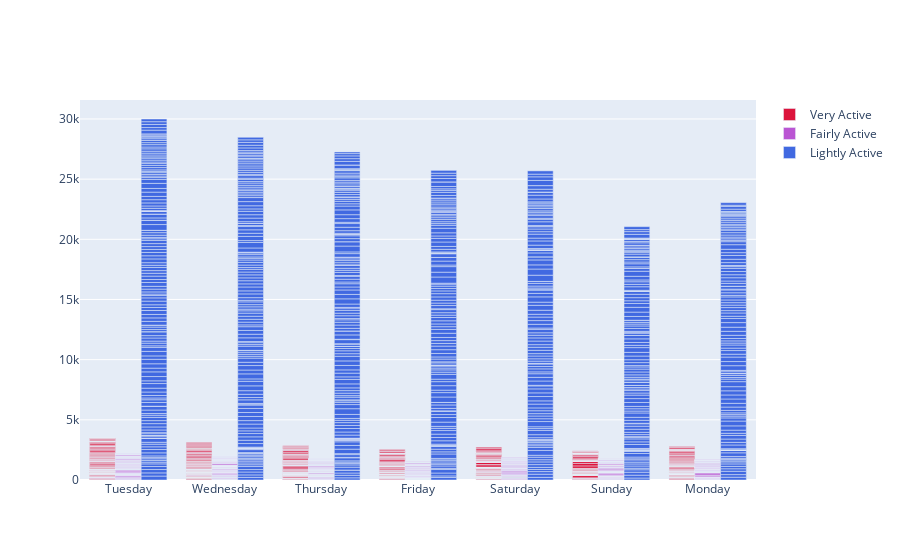

Notebook source saved alongside this figure:
### Markdown cell above
Now let’s have a look at the very active, fairly active, and lightly active minutes on each day of the week:

### Code cell
fig = go.Figure()
fig.add_trace(go.Bar(
    x=data["Day"],
    y=data["VeryActiveMinutes"],
    name='Very Active',
    marker_color='crimson'
))
fig.add_trace(go.Bar(
    x=data["Day"],
    y=data["FairlyActiveMinutes"],
    name='Fairly Active',
    marker_color='mediumorchid'
))
fig.add_trace(go.Bar(
    x=data["Day"],
    y=data["LightlyActiveMinutes"],
    name='Lightly Active',
    marker_color='royalblue'
))
fig.update_layout(barmode='group')
fig.show()

colors = ['forestgreen','mediumseagreen', "dodgerblue", "blue"]

### Figure 1 — Plotly figure (JSON) as saved in the notebook; plotly's stock layout.template omitted (floating-point values rounded to 4 significant figures; data arrays with more than 128 entries replaced by an {"elided": "..."} marker saying what was removed)
{"data": [{"marker": {"color": "crimson"}, "name": "Very Active", "type": "bar", "x": {"elided": "940 str values"}, "y": {"elided": "940 int values"}}, {"marker": {"color": "mediumorchid"}, "name": "Fairly Active", "type": "bar", "x": {"elided": "940 str values"}, "y": {"elided": "940 int values"}}, {"marker": {"color": "royalblue"}, "name": "Lightly Active", "type": "bar", "x": {"elided": "940 str values"}, "y": {"elided": "940 int values"}}], "layout": {"barmode": "group"}}
